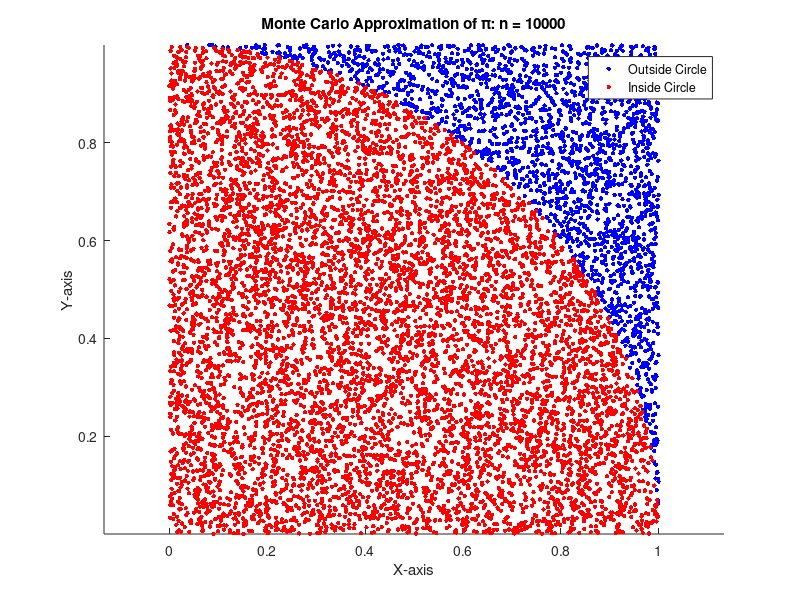
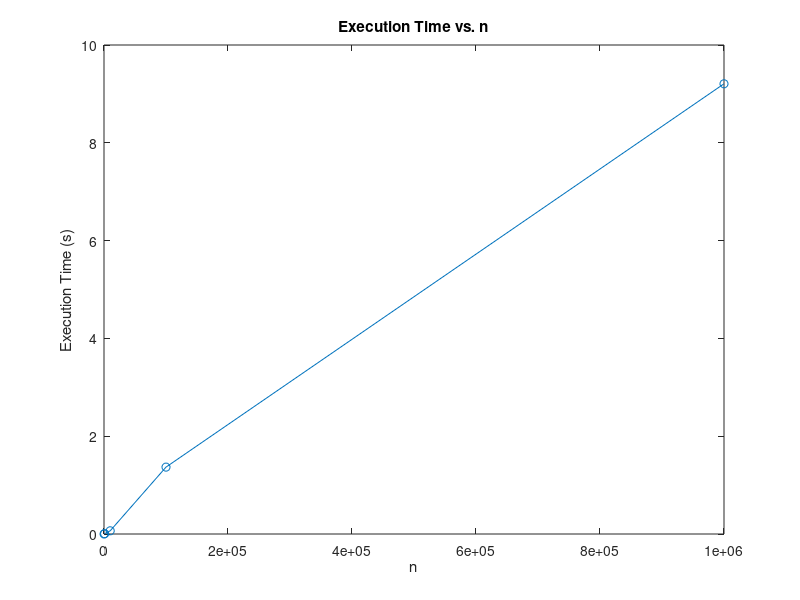
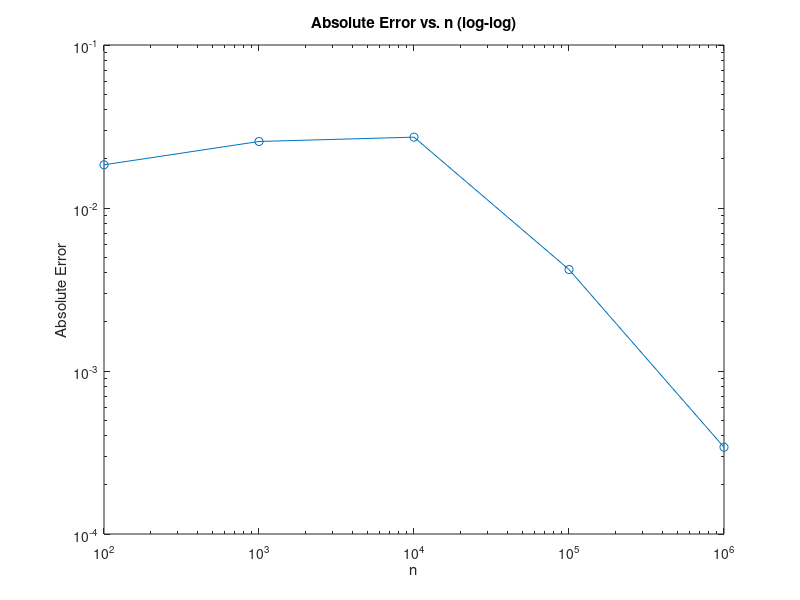

These figures' MATLAB source, in order:
%Q3 Part (b): Script to create plots
addpath ./AMS595-hw1-hongcheng/
nValues = [100, 1000, 10000, 100000, 1000000]; % Adjust n values as needed
executionTimes = zeros(size(nValues));
absoluteErrors = zeros(size(nValues));

for i = 1:length(nValues)
    n = nValues(i);
    
    % Measure execution time
    tic;
    %[piApprox, absError,relError] = MontePi1(n);

    insideCircle = 0;
    for i_i = 1:n
        i_x = rand();
        i_y = rand();
        
        if i_x^2 + i_y^2 <= 1
            insideCircle = insideCircle + 1;
        end
    end
    
    piApprox = 4 * insideCircle / n
    absError = abs(pi - piApprox)
    relError = abs(pi - piApprox) / pi

    executionTimes(i) = toc;
    
    % Store absolute error
    absoluteErrors(i) = absError;
    
    % Part (b) Plot 3: Generate points and plot results for a fixed n
    if n == 10000 % Change this value as needed
        x = rand(1, n);
        y = rand(1, n);
        
        figure;
        scatter(x, y, 10, 'b', 'filled');
        hold on;
        
        % Identify points inside the circle
        insideCircle = x.^2 + y.^2 <= 1;
        scatter(x(insideCircle), y(insideCircle), 10, 'r', 'filled');
        
        axis equal;
        title(['Monte Carlo Approximation of π: n = ', num2str(n)]);
        legend('Outside Circle', 'Inside Circle');
        xlabel('X-axis');
        ylabel('Y-axis');
        fprintf('Estimated π for n = %d: %.5f\n', n, piApprox);
    end
end


% Part (b) Plot 1: Execution time vs n
figure;
plot(nValues, executionTimes, '-o');
title('Execution Time vs. n');
xlabel('n');
ylabel('Execution Time (s)');

% Part (b) Plot 2: Absolute error vs n
figure;
loglog(nValues, absoluteErrors, '-o');
title('Absolute Error vs. n (log-log)');
xlabel('n');
ylabel('Absolute Error');
